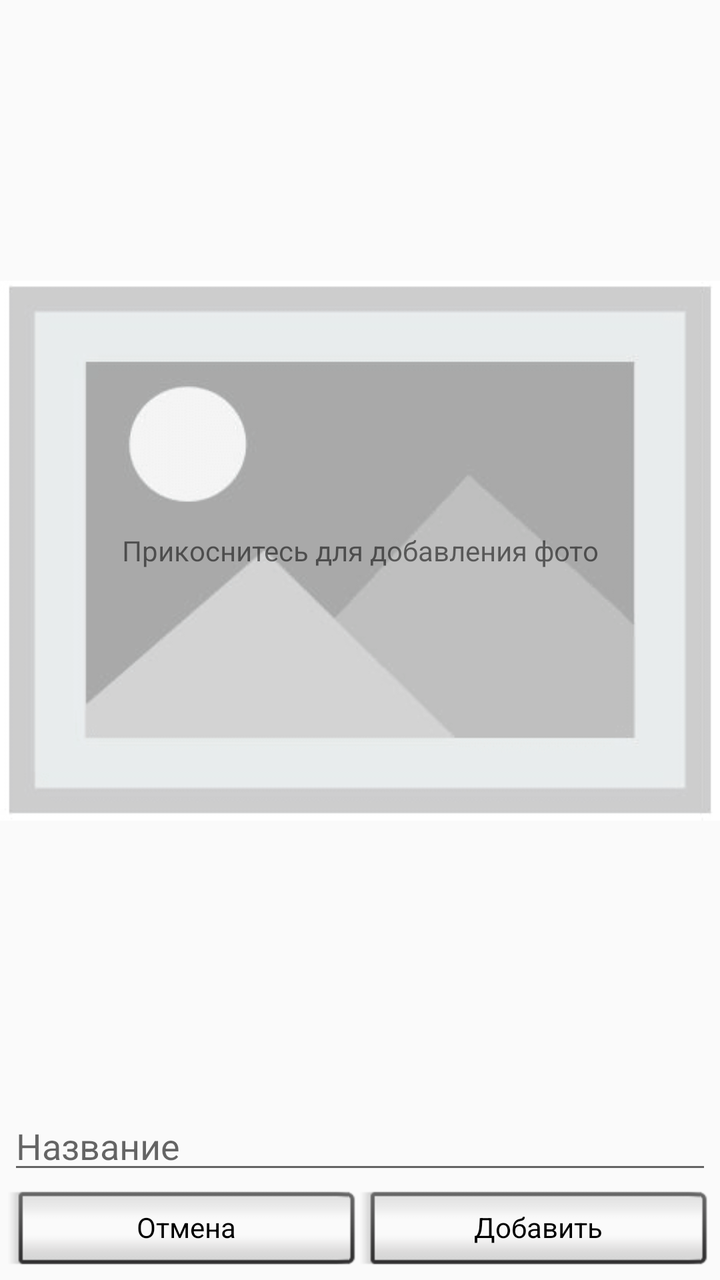
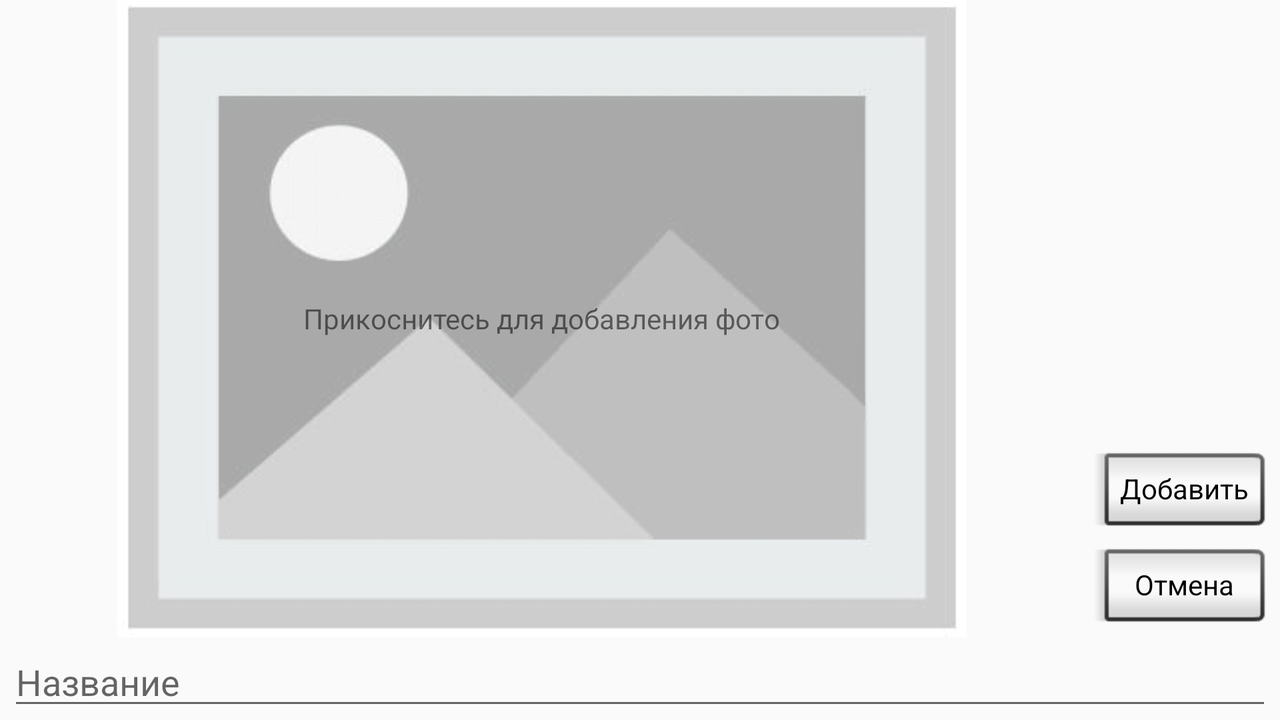

Two renders of one Android screen. The first uses the default layout on a phone; the second uses the alternative layout the repository ships for a different screen configuration, on a matching device. The two XML files are below.
<!-- AndroidManifest.xml: application theme AppTheme -->
<!-- res/layout/activity_camera_image.xml -->
<?xml version="1.0" encoding="utf-8"?>
<LinearLayout
    xmlns:android="http://schemas.android.com/apk/res/android"
    xmlns:app="http://schemas.android.com/apk/res-auto"
    xmlns:tools="http://schemas.android.com/tools"
    android:id="@+id/generalLayout"
    android:layout_width="match_parent"
    android:layout_height="wrap_content"
    android:orientation="vertical">

    <RelativeLayout
        android:layout_width="wrap_content"
        android:layout_height="0dp"
        android:layout_weight="1">

        <ImageView
            android:id="@+id/imageView"
            android:layout_width="match_parent"
            android:layout_height="match_parent"
            android:layout_centerInParent="true"
            android:adjustViewBounds="true"
            app:srcCompat="@drawable/default_photo"
            android:contentDescription="@string/picture"/>

        <TextView
            android:id="@+id/hint_image"
            android:layout_width="match_parent"
            android:layout_height="140dp"
            android:gravity="center"
            android:text="@string/touch_for_add_photo"
            android:layout_centerInParent="true"/>
    </RelativeLayout>



    <EditText
        android:id="@+id/editText"
        android:layout_width="match_parent"
        android:layout_height="wrap_content"
        android:layout_marginEnd="4dp"
        android:layout_marginStart="4dp"
        android:hint="@string/nameNewList"
        android:imeOptions="flagNoExtractUi"
        android:inputType="textShortMessage"
        tools:ignore="Autofill" />

    <LinearLayout
        android:id="@+id/idLayoutBtn"
        android:layout_width="match_parent"
        android:layout_height="wrap_content"
        android:layout_marginEnd="4dp"
        android:layout_marginStart="4dp"
        android:orientation="horizontal">

        <Button
            android:id="@+id/idCancel"
            style="@android:style/Widget.Button.Inset"
            android:layout_width="wrap_content"
            android:layout_height="wrap_content"
            android:layout_weight="1"
            android:onClick="cancel"
            android:text="@string/cancel" />

        <Button
            android:id="@+id/idAdd"
            style="@android:style/Widget.Button.Inset"
            android:layout_width="wrap_content"
            android:layout_height="wrap_content"
            android:layout_weight="1"
            android:onClick="add"
            android:text="@string/add" />
    </LinearLayout>
</LinearLayout>
<!-- resources referenced by this layout -->
<resources>
  <!-- drawable default_photo: png bitmap (drawable, 6700 bytes) -->
  <string name="add">Добавить</string>
  <string name="cancel">Отмена</string>
  <string name="nameNewList">Название</string>
  <string name="picture">Изображение</string>
  <string name="touch_for_add_photo">Прикоснитесь для добавления фото</string>
  <style name="AppTheme" parent="Theme.AppCompat.DayNight.NoActionBar">
          
          <item name="colorPrimary">@color/colorPrimary</item>
          <item name="colorPrimaryDark">@color/colorPrimaryDark</item>
          <item name="colorAccent">@color/colorAccent</item>
      </style>
  <color name="colorPrimary">#8BC34A</color>
  <color name="colorPrimaryDark">#689F38</color>
  <color name="colorAccent">#FF4081</color>
</resources>
<!-- res/layout-land/activity_camera_image.xml (the repository's variant of the layout above) -->
<!-- drawn on the phone turned sideways -->
<?xml version="1.0" encoding="utf-8"?>
<LinearLayout xmlns:android="http://schemas.android.com/apk/res/android"
    xmlns:app="http://schemas.android.com/apk/res-auto"
    xmlns:tools="http://schemas.android.com/tools"
    android:layout_width="match_parent"
    android:layout_height="wrap_content"
    android:orientation="vertical">

    <LinearLayout
        android:layout_width="match_parent"
        android:layout_height="0dp"
        android:layout_weight="1"
        android:orientation="horizontal"
        tools:ignore="DisableBaselineAlignment">

        <RelativeLayout
            android:layout_width="0dp"
            android:layout_height="wrap_content"
            android:layout_weight="1"
            tools:ignore="NestedWeights">

            <ImageView
                android:id="@+id/imageView"
                android:layout_width="match_parent"
                android:layout_height="match_parent"
                android:layout_centerInParent="true"
                android:adjustViewBounds="true"
                android:contentDescription="@string/picture"
                app:srcCompat="@drawable/default_photo" />

            <TextView
                android:id="@+id/hint_image"
                android:layout_width="wrap_content"
                android:layout_height="60dp"
                android:gravity="center"
                android:layout_centerInParent="true"
                android:text="@string/touch_for_add_photo" />
        </RelativeLayout>


        <LinearLayout
            android:id="@+id/idLayoutBtn"
            android:layout_width="wrap_content"
            android:layout_height="wrap_content"
            android:layout_gravity="bottom"
            android:orientation="vertical"
            android:paddingLeft="5dp"
            android:paddingRight="5dp">

            <Button
                android:id="@+id/idAdd"
                style="@android:style/Widget.Button.Inset"
                android:layout_width="match_parent"
                android:layout_height="wrap_content"
                android:layout_weight="1"
                android:onClick="add"
                android:text="@string/add" />

            <Button
                android:id="@+id/idCancel"
                style="@android:style/Widget.Button.Inset"
                android:layout_width="match_parent"
                android:layout_height="wrap_content"
                android:layout_weight="1"
                android:onClick="cancel"
                android:text="@string/cancel" />

        </LinearLayout>
    </LinearLayout>


    <EditText
        android:id="@+id/editText"
        android:layout_width="match_parent"
        android:layout_height="wrap_content"
        android:layout_marginEnd="4dp"
        android:layout_marginStart="4dp"
        android:hint="@string/nameNewList"
        android:imeOptions="flagNoExtractUi"
        android:inputType="textShortMessage"
        tools:ignore="Autofill" />


</LinearLayout>
